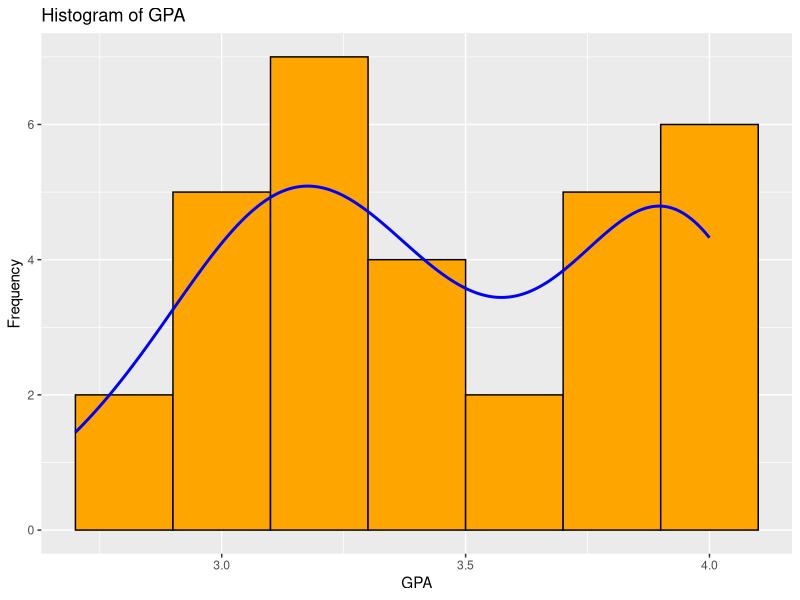
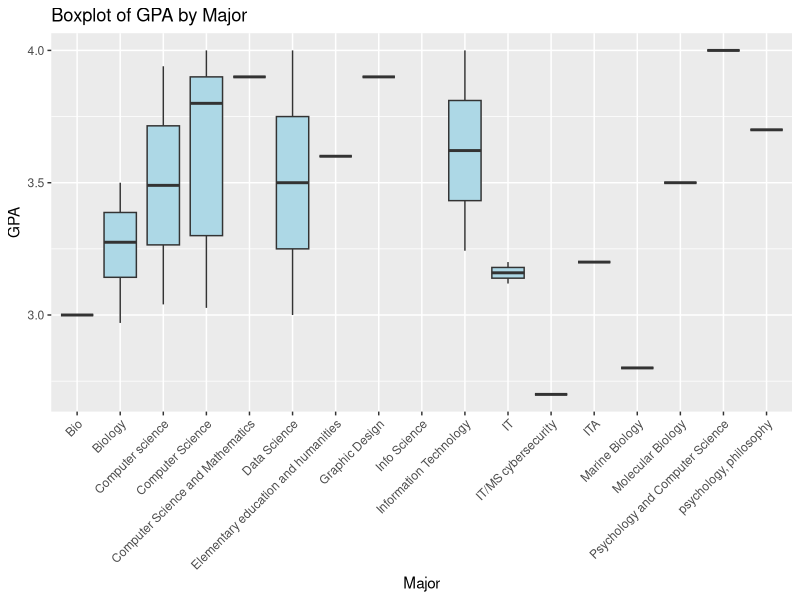
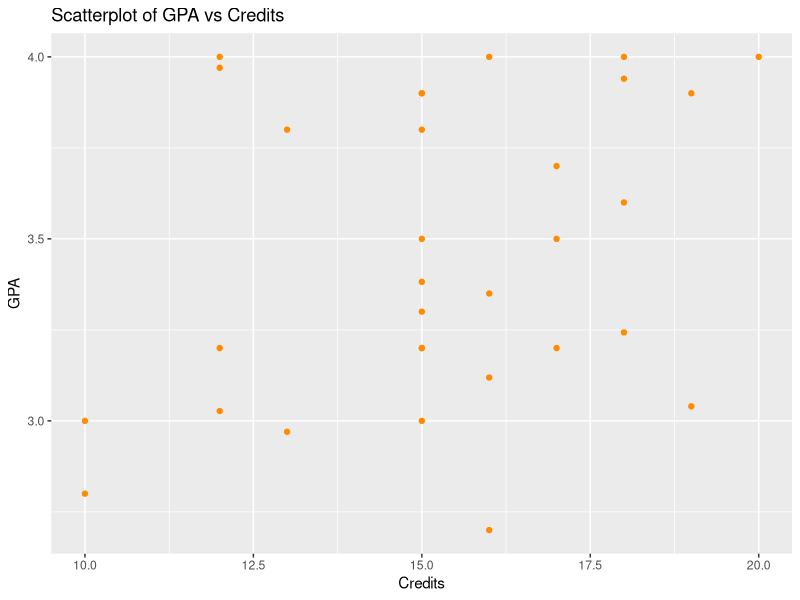

Write the R code that produced these figures, in order.
library(tidyverse)

df <- read_csv("230 project - Form Responses 1.csv")

df <- df %>%
  rename(
    Major = `What is your major?`,
    GPA = `What is you GPA?`,
    Credits = `How many credits are you taking a semester`
  ) %>%
  mutate(
    GPA = as.numeric(GPA),
    Credits = parse_number(Credits)
  )

ggplot(df, aes(x = GPA)) +
  geom_histogram(binwidth = 0.2, fill = "orange", color = "black") +
  geom_density(aes(y = ..count.. * 0.2), color = "blue", size = 1) +
  labs(title = "Histogram of GPA", x = "GPA", y = "Frequency")

ggplot(df, aes(x = Major, y = GPA)) +
  geom_boxplot(fill = "lightblue") +
  labs(title = "Boxplot of GPA by Major", x = "Major", y = "GPA") +
  theme(axis.text.x = element_text(angle = 45, hjust = 1))

ggplot(df, aes(x = Credits, y = GPA)) +
  geom_point(color = "darkorange") +
  labs(title = "Scatterplot of GPA vs Credits", x = "Credits", y = "GPA")

df %>%
  group_by(Major) %>%
  summarise(
    mean_GPA = mean(GPA, na.rm = TRUE),
    sd_GPA = sd(GPA, na.rm = TRUE),
    min_GPA = min(GPA, na.rm = TRUE),
    max_GPA = max(GPA, na.rm = TRUE)
  )


#2 Questions

#1. Is there a relationship between the number of credits a student takes and their GPA?
    #The scatterplot of GPA vs  credits shows that there is no strong linear correlation between the number of credits taken and GPA. Students taking both a lower and a high numbers of credits have a wide range of GPAs, showing that the amount of credits alone does not determine academic performance of a student.
#2.  Do students in certain majors tend to have higher GPAs than others?
    #Yes, the boxplot and summary statistics show differences in GPA across majors. For example, students majoring in Computer Science and Mathematics, and Elementary Education and Humanities showed to have higher median GPAs, while those in IT/MS Cybersecurity and Marine Biology showed having a lower average GPAs. This suggests that major choice may influence a students. GPA
